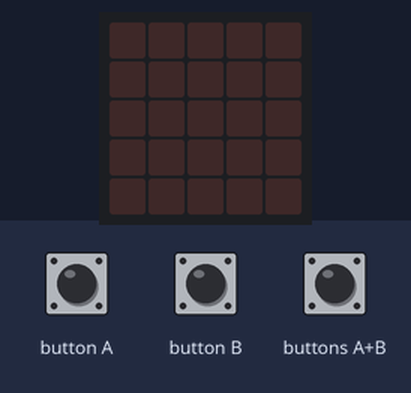
Simulated run of this program. Board: BBC micro:bit (MakeCode). On the bench: the board's 5×5 LED display. The inputs (shaded band) are chosen by the test bench.

Above: at 1.2 s.
1.3 s: button A pressed for 0.15 s
At 2.4 s:
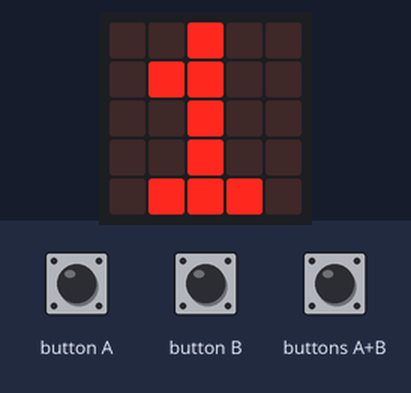
2.9 s: button B pressed for 0.15 s
At 3.6 s:
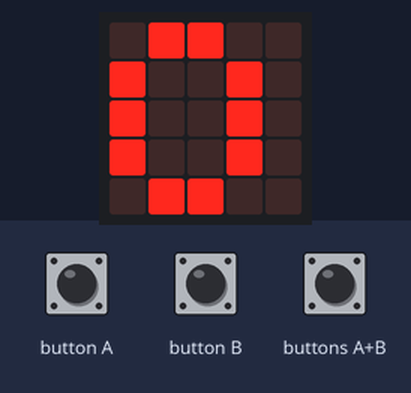
Timing chart, 0 to 5.9 s (numbered marks = the images above; inputs shaded):
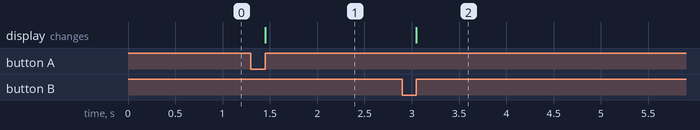

The program:

main.ts
```typescript
let persone = 0
input.onButtonPressed(Button.A, function () {
    persone = persone + 1
    basic.showNumber(persone)
})
input.onButtonPressed(Button.AB, function () {
    persone = persone - persone
    basic.showNumber(persone)
})
input.onButtonPressed(Button.B, function () {
    if (persone > 0) {
        persone = persone - 1
        basic.showNumber(persone)
    }
})
basic.forever(function () {
    if (persone >= 10) {
        basic.showLeds(`
            # . . . #
            . # . # .
            . . # . .
            . # . # .
            # . . . #
            `)
    }
})
```

test.ts
```typescript
// les tests vont ici ; cela ne sera pas compilé si ce paquet est utilisé en tant qu'extension.
```

Measured:
- after the input at 1.3 s, the display: changes after 0.15 s (image 1)
- after the input at 2.9 s, the display: changes after 0.15 s (image 2)
